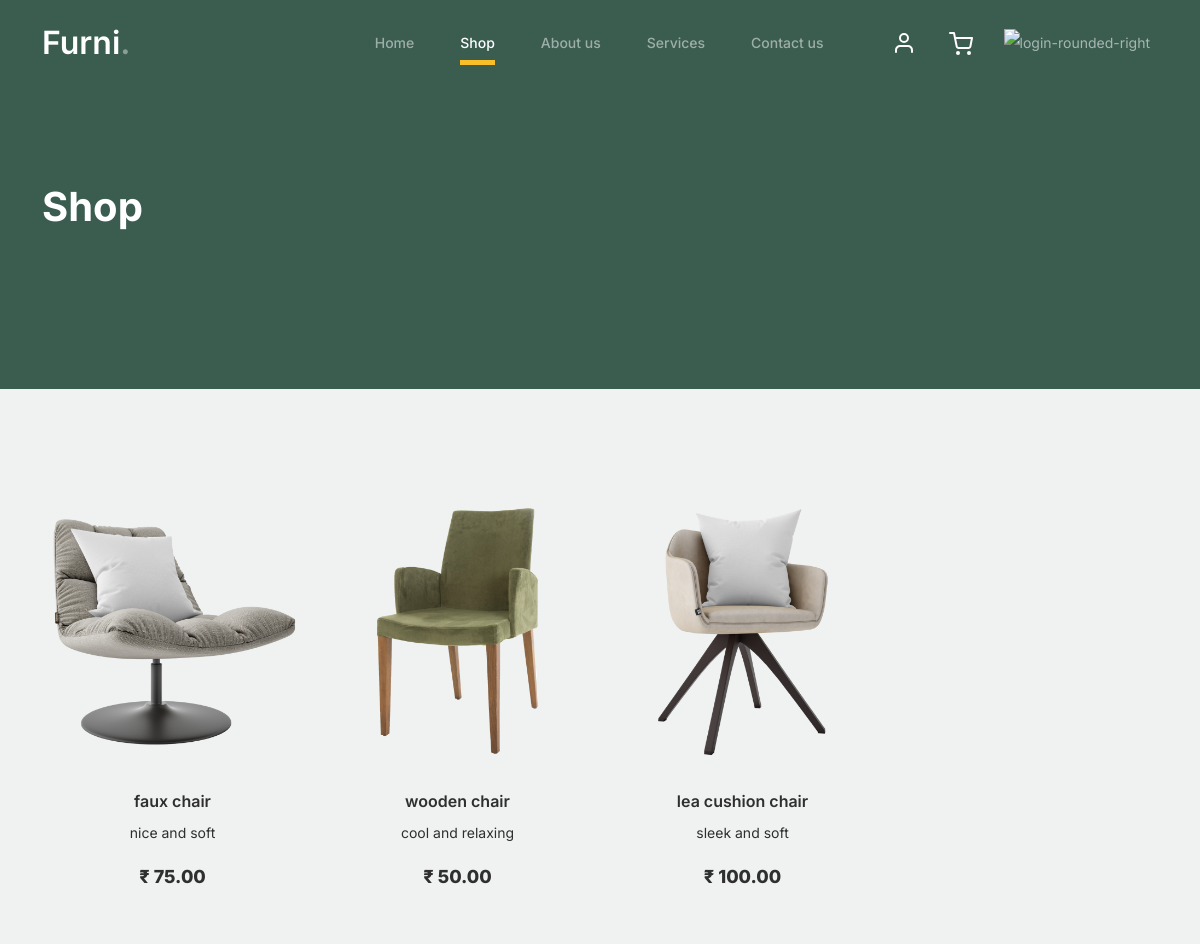
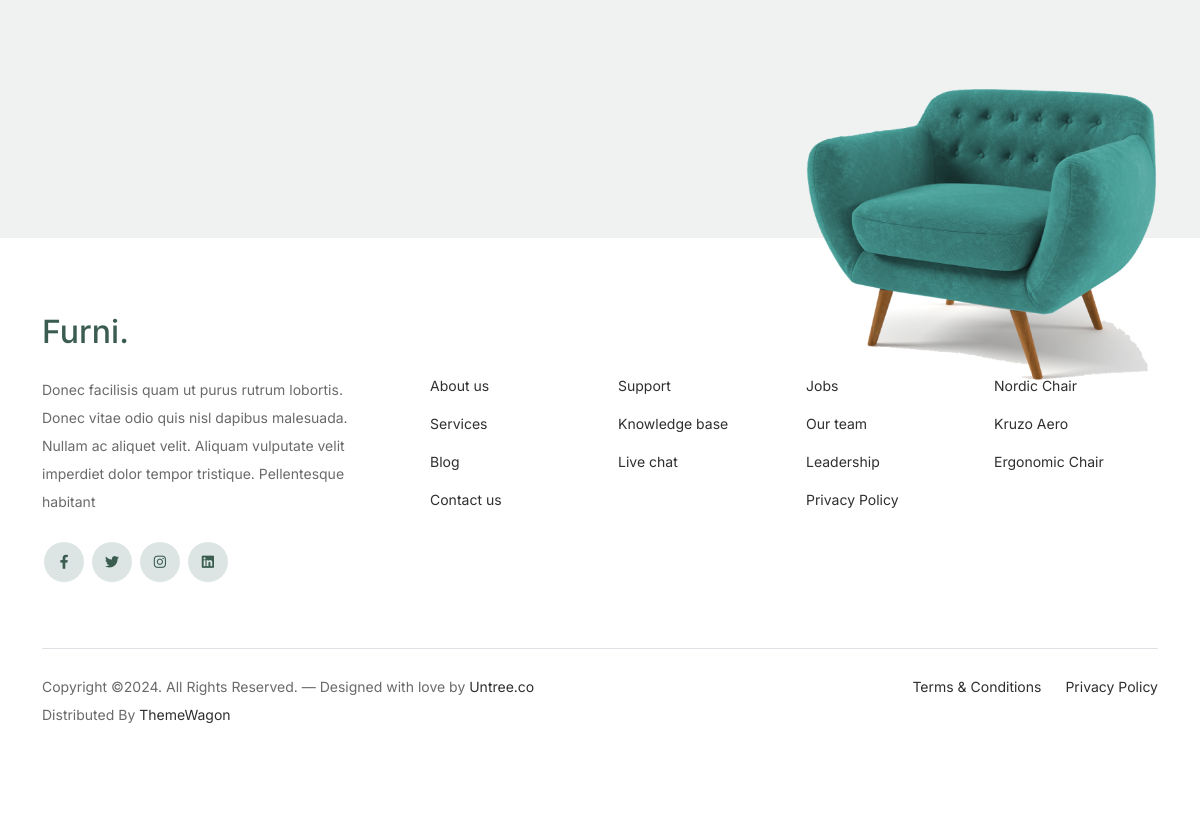
/user/shop.php, run on the app's committed database (2 pictures, top to bottom).
### tables this page shows
CREATE TABLE `products` (
  `product_id` int(11) NOT NULL,
  `product_name` varchar(255) NOT NULL,
  `product_description` text DEFAULT NULL,
  `product_price` decimal(10,2) NOT NULL,
  `product_image` varchar(256) NOT NULL
);

### user/shop.php (the view, shortened to what this page needs)
<!DOCTYPE html>
<html lang="en">
<head>
<?php include('..\include\head.php');?>
</head>
<body>
<?php include('..\include\header.php');?>
<div class="hero">
    <div class="container">
        <div class="row justify-content-between">
            <div class="col-lg-5">
                <div class="intro-excerpt">
                    <h1>Shop</h1>
                </div>
            </div>
            <div class="col-lg-7">
            </div>
        </div>
    </div>
</div>
<div class="untree_co-section product-section before-footer-section">
    <div class="container">
        <div class="row">
            <?php
            $conn = new mysqli("localhost", "alhad", "1234", "main");
            $sql = "SELECT * FROM products";
            $result = $conn->query($sql);
            if ($result->num_rows > 0) {
                while($row = $result->fetch_assoc()) {
                    echo "<div class='col-12 col-md-4 col-lg-3 mb-5'>";
                    echo "<a class='product-item' href='cart.php?action=add&product_id=" . $row['product_id'] . "'>";
                    echo "<img src='" . $row['product_image'] . "' class='img-fluid product-thumbnail'>";
                    echo "<h3 class='product-title'>" . $row['product_name'] . "</h3>";
                    echo "<p class='product-description'>" . $row['product_description'] . "</p>";
                    echo "<strong class='product-price'>₹ " . $row['product_price'] . "</strong>";
                    echo "</a>";
                    echo "</div>";
                }
            } else {
                echo "0 results";
            }
            ?>
        </div>
    </div>
</div>
<?php include('..\include\footer.php');?>
</body>
</html>

### include/head.php (shortened to what this page needs)
<link href="../css/bootstrap.min.css" rel="stylesheet">
<link href="https://cdnjs.cloudflare.com/ajax/libs/font-awesome/6.0.0-beta3/css/all.min.css" rel="stylesheet">
<link href="../css/tiny-slider.css" rel="stylesheet">
<link href="../css/style.css" rel="stylesheet">

### include/header.php (shortened to what this page needs)
<nav class="custom-navbar navbar navbar navbar-expand-md navbar-dark bg-dark" arial-label="Furni navigation bar">
<div class="container">
    <a class="navbar-brand" href="../index.html">Furni<span>.</span></a>
    <div class="collapse navbar-collapse" id="navbarsFurni">
        <ul class="custom-navbar-nav navbar-nav ms-auto mb-2 mb-md-0">
            <li class="nav-item ">
                <a class="nav-link" href="../index.php">Home</a>
            </li>
            <li class="active"><a class="nav-link" href="../user/shop.php">Shop</a></li>
            <li><a class="nav-link" href="../about.html">About us</a></li>
            <li><a class="nav-link" href="../user/services.php">Services</a></li>
            <li><a class="nav-link" href="../user/sell.php">Contact us</a></li>
        </ul>
        <ul class="custom-navbar-cta navbar-nav mb-2 mb-md-0 ms-5">
            <li><a class="nav-link" href="../user/userorders.php"><img src="../images/user.svg"></a></li>
            <li><a class="nav-link" href="../user/cart.php"><img src="../images/cart.svg"></a></li>
            <li style="margin-left: 15px;"><a class="nav-link" href="../ls.php"><img width="23" height="24" src="https://img.icons8.com/ios-filled/50/FFFFFF/login-rounded-right.png" alt="login-rounded-right"/></a></li>
        </ul>
    </div>
</div>
</nav>

### include/footer.php (shortened to what this page needs)
<footer class="footer-section">
			<div class="container relative">
				<div class="sofa-img">
					<img src="../images/sofa.png" alt="Image" min-height="328px" width="380px" class="img-fluid">
				</div>
				<div class="row g-5 mb-5">
					<div class="col-lg-4">
						<div class="mb-4 footer-logo-wrap"><a href="#" class="footer-logo">Furni<span>.</span></a></div>
						<p class="mb-4">Donec facilisis quam ut purus rutrum lobortis. Donec vitae odio quis nisl dapibus malesuada. Nullam ac aliquet velit. Aliquam vulputate velit imperdiet dolor tempor tristique. Pellentesque habitant</p>
						<ul class="list-unstyled custom-social">
							<li><a href="#"><span class="fa fa-brands fa-facebook-f"></span></a></li>
							<li><a href="#"><span class="fa fa-brands fa-twitter"></span></a></li>
							<li><a href="#"><span class="fa fa-brands fa-instagram"></span></a></li>
							<li><a href="#"><span class="fa fa-brands fa-linkedin"></span></a></li>
						</ul>
					</div>
					<div class="col-lg-8">
						<div class="row links-wrap">
							<div class="col-6 col-sm-6 col-md-3">
								<ul class="list-unstyled">
									<li><a href="#">About us</a></li>
									<li><a href="#">Services</a></li>
									<li><a href="#">Blog</a></li>
									<li><a href="#">Contact us</a></li>
								</ul>
							</div>
							<div class="col-6 col-sm-6 col-md-3">
								<ul class="list-unstyled">
									<li><a href="#">Support</a></li>
									<li><a href="#">Knowledge base</a></li>
									<li><a href="#">Live chat</a></li>
								</ul>
							</div>
							<div class="col-6 col-sm-6 col-md-3">
								<ul class="list-unstyled">
									<li><a href="#">Jobs</a></li>
									<li><a href="#">Our team</a></li>
									<li><a href="#">Leadership</a></li>
									<li><a href="#">Privacy Policy</a></li>
								</ul>
							</div>
							<div class="col-6 col-sm-6 col-md-3">
								<ul class="list-unstyled">
									<li><a href="#">Nordic Chair</a></li>
									<li><a href="#">Kruzo Aero</a></li>
									<li><a href="#">Ergonomic Chair</a></li>
								</ul>
							</div>
						</div>
					</div>
				</div>
				<div class="border-top copyright">
					<div class="row pt-4">
						<div class="col-lg-6">
							<p class="mb-2 text-center text-lg-start">Copyright &copy;. All Rights Reserved. &mdash; Designed with love by <a href="https://untree.co">Untree.co</a>  Distributed By <a href="https://themewagon.com">ThemeWagon</a>
            </p>
						</div>
						<div class="col-lg-6 text-center text-lg-end">
							<ul class="list-unstyled d-inline-flex ms-auto">
								<li class="me-4"><a href="#">Terms &amp; Conditions</a></li>
								<li><a href="#">Privacy Policy</a></li>
							</ul>
						</div>
					</div>
				</div>
			</div>
		</footer>

### css/style.css (style rules this page uses)
body { overflow-x: hidden; position: relative; }
body { font-family: "Inter", sans-serif; font-weight: 400; line-height: 28px; color: #6a6a6a; font-size: 14px; background-color: #eff2f1; }
a { text-decoration: none; -webkit-transition: .3s all ease; -o-transition: .3s all ease; transition: .3s all ease; color: #2f2f2f; text-decoration: underline; }
.custom-navbar { background: #3b5d50 !important; padding-top: 20px; padding-bottom: 20px; }
.custom-navbar .navbar-brand { font-size: 32px; font-weight: 600; }
.custom-navbar .navbar-brand > span { opacity: .4; }
@media (min-width: 992px) { .custom-navbar .custom-navbar-nav li { margin-left: 15px; margin-right: 15px; } }
.custom-navbar .custom-navbar-nav li a { font-weight: 500; color: #ffffff !important; opacity: .5; -webkit-transition: .3s all ease; -o-transition: .3s all ease; transition: .3s all ease; position: relative; }
@media (min-width: 768px) { .custom-navbar .custom-navbar-nav li a:before { content: ""; position: absolute; bottom: 0; left: 8px; right: 8px; background: #f9bf29; height: 5px; opacity: 1; visibility: visible; width: 0; -webkit-transition: .15s all ease-out; -o-transition: .15s all ease-out; transition: .15s all ease-out; } }
.custom-navbar .custom-navbar-nav li.active a { opacity: 1; }
.custom-navbar .custom-navbar-nav li.active a:before { width: calc(100% - 16px); }
.custom-navbar .custom-navbar-cta { margin-left: 0 !important; -webkit-box-orient: horizontal; -webkit-box-direction: normal; -ms-flex-direction: row; flex-direction: row; }
@media (min-width: 768px) { .custom-navbar .custom-navbar-cta { margin-left: 40px !important; } }
.custom-navbar .custom-navbar-cta li { margin-left: 0px; margin-right: 0px; }
.custom-navbar .custom-navbar-cta li:first-child { margin-right: 20px; }
.hero { background: #3b5d50; padding: calc(4rem - 30px) 0 0rem 0; }
@media (min-width: 768px) { .hero { padding: calc(4rem - 30px) 0 4rem 0; } }
@media (min-width: 992px) { .hero { padding: calc(8rem - 30px) 0 8rem 0; } }
.hero .intro-excerpt { position: relative; z-index: 4; }
@media (min-width: 992px) { .hero .intro-excerpt { max-width: 450px; } }
.hero h1 { font-weight: 700; color: #ffffff; margin-bottom: 30px; }
.product-section { padding: 7rem 0; }
.product-section .product-item { text-align: center; text-decoration: none; display: block; position: relative; padding-bottom: 50px; cursor: pointer; }
.product-section .product-item .product-thumbnail { margin-bottom: 30px; position: relative; top: 0; -webkit-transition: .3s all ease; -o-transition: .3s all ease; transition: .3s all ease; }
.product-section .product-item h3 { font-weight: 600; font-size: 16px; }
.product-section .product-item strong { font-weight: 800 !important; font-size: 18px !important; }
.product-section .product-item h3, .product-section .product-item strong { color: #2f2f2f; text-decoration: none; }
.product-section .product-item:before { bottom: 0; left: 0; right: 0; position: absolute; content: ""; background: #dce5e4; height: 0%; z-index: -1; border-radius: 10px; -webkit-transition: .3s all ease; -o-transition: .3s all ease; transition: .3s all ease; }
.before-footer-section { padding: 7rem 0 12rem 0 !important; }
.footer-section { padding: 80px 0; background: #ffffff; }
.footer-section .relative { position: relative; }
.footer-section a { text-decoration: none; color: #2f2f2f; -webkit-transition: .3s all ease; -o-transition: .3s all ease; transition: .3s all ease; }
.footer-section .sofa-img { position: absolute; top: -200px; z-index: 1; right: 0; }
.footer-section .sofa-img img { max-width: 380px; }
.footer-section .links-wrap { margin-top: 0px; }
@media (min-width: 992px) { .footer-section .links-wrap { margin-top: 54px; } }
.footer-section .links-wrap ul li { margin-bottom: 10px; }
.footer-section .footer-logo-wrap .footer-logo { font-size: 32px; font-weight: 500; text-decoration: none; color: #3b5d50; }
.footer-section .custom-social li { margin: 2px; display: inline-block; }
.footer-section .custom-social li a { width: 40px; height: 40px; text-align: center; line-height: 40px; display: inline-block; background: #dce5e4; color: #3b5d50; border-radius: 50%; }
.footer-section .border-top { border-color: #dce5e4; }
.footer-section .border-top.copyright { font-size: 14px !important; }
.untree_co-section { padding: 7rem 0; }

### data on the page
products: product_image (picture), product_name "faux chair", product_description "nice and soft", product_price "75.00"
products: product_image (picture), product_name "wooden chair", product_description "cool and relaxing", product_price "50.00"
products: product_image (picture), product_name "lea cushion chair", product_description "sleek and soft", product_price "100.00"
